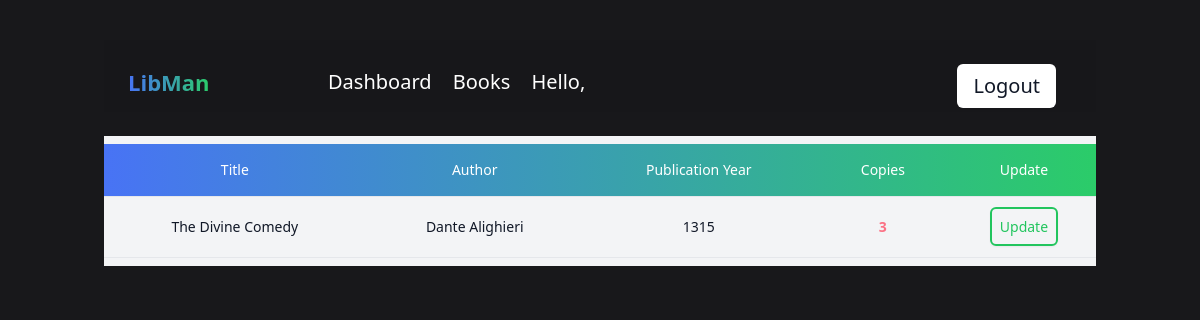
/books/, run on an earlier commit of the app's database.
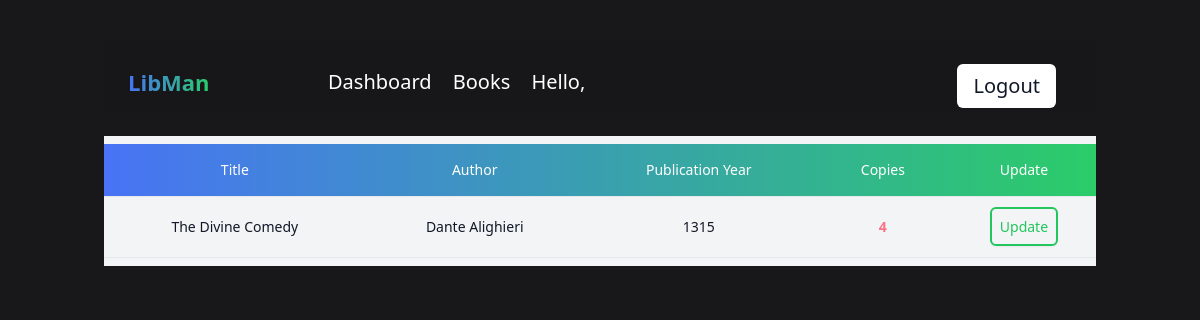
And on a later commit of the database.
### main/models.py (models this page shows, shortened)
class Book(models.Model):
    title=models.CharField(max_length=200, null=True)
    author=models.CharField(max_length=200, null=True)
    yearOfPublication=models.CharField(max_length=5, null=True)
    copies=models.IntegerField(null=True)
    description=models.CharField(max_length=10000, null=True)
    date_created=models.DateTimeField(auto_now_add=True, null=True)
    tags=models.ManyToManyField(Tag)

### main/views.py (the view)
# urls.py: path('books/',views.books,name='books'),
def books(request):
    books = Book.objects.all()
    context={'books':books}
    return render(request,'main/books.html',context)

### main/templates/main/books.html (shortened to what this page needs)
{% extends 'main/base.html' %}
{% block content %}
<div>
    <div class="flex flex-col bg-gray-100">
        <div class="overflow-x-auto sm:-mx-6 lg:-mx-8">
          <div class="py-2 inline-block min-w-full sm:px-6 lg:px-8">
            <div class="overflow-x-auto">
              <table class="min-w-full text-center">
                <thead class="border-b bg-gradient-to-r from-[#4873f5] to-[#2bcc69] ">
                  <tr>
                    <th scope="col" class="text-sm font-medium px-6 py-4 text-center">
                      Title
                    </th>
                    <th scope="col" class="text-sm font-medium px-6 py-4 text-center">
                      Author
                    </th>
                    <th scope="col" class="text-sm font-medium px-6 py-4 text-center">
                      Publication Year
                    </th>
                    <th scope="col" class="text-sm font-medium px-6 py-4 text-center">
                      Copies
                    </th>
                    <th scope="col" class="text-sm font-medium px-6 py-4 text-center">
                      Update
                    </th>
                  </tr>
                </thead>
                <tbody>
                    {% for book in books %}
                  <tr class="border-b">
                    <td class="text-sm text-gray-900 px-6 py-4 whitespace-nowrap">
                      {{book.title}}
                    </td>
                    <td class="text-sm text-gray-900 px-6 py-4 whitespace-nowrap">
                      {{book.author}}
                    </td>
                    <td class="text-sm text-gray-900 px-6 py-4 whitespace-nowrap">
                      {{book.yearOfPublication}}
                    </td>
                    {% if book.copies < 5 %}
                    <td class="text-sm text-rose-400 font-bold px-6 py-4 whitespace-nowrap">
                      {{book.copies}}
                    </td>
                    {% elif book.copies < 15 %}
                    <td class="text-sm text-gray-900 font-bold px-6 py-4 whitespace-nowrap">
                      {{book.copies}}
                    </td>
                    {% endif %}
                    <td class="px-2 py-5 border-b border-gray-200 text-sm text-center">
                      <a class="border-2 text-center cursor-pointer border-green-500 text-green-500 bg-transparent hover:bg-green-500 hover:text-white shadow-sm rounded-md p-2 whitespace-no-wrap" href="{% url 'update_book' book.id %}">
                        Update
                      </a>
                    </td>
                  </tr>
                  {% endfor %}
                </tbody>
              </table>
            </div>
          </div>
        </div>
      </div>
</div>
{% endblock %}

What changed in the data, as far as the page shows it:
changed Book "The Divine Comedy": copies "3" → "4"
